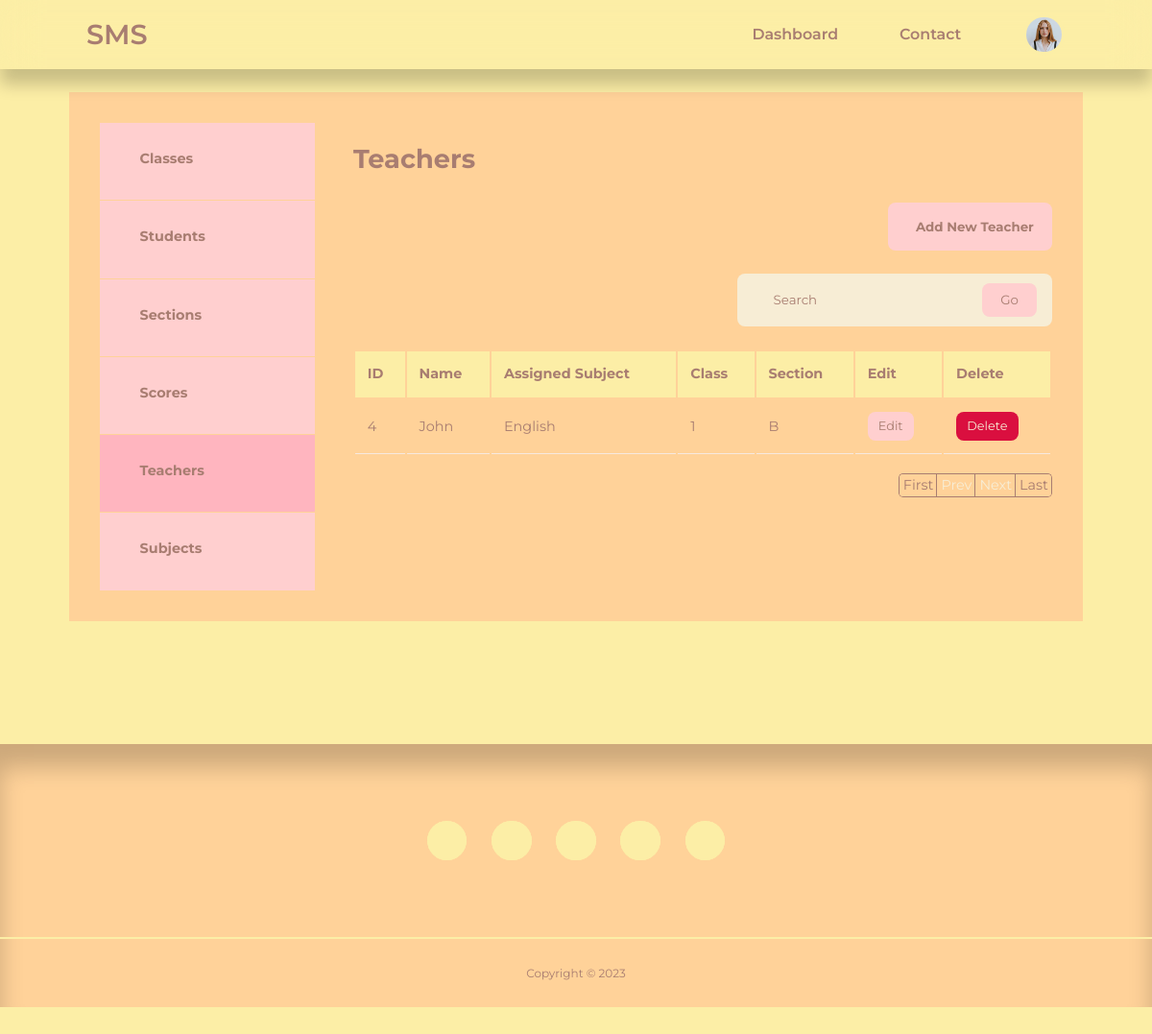
Screenshot of /admin/teachers.php (signed in) with the database file from the repository.
### tables this page shows
CREATE TABLE `sms_user` (
  `id` int(11) UNSIGNED NOT NULL,
  `firstname` varchar(50) NOT NULL,
  `lastname` varchar(50) NOT NULL,
  `username` varchar(50) NOT NULL,
  `email` varchar(100) NOT NULL,
  `password` varchar(255) NOT NULL,
  `avatar` varchar(255) NOT NULL,
  `is_admin` tinyint(1) NOT NULL
);

CREATE TABLE `sms_teacher` (
  `teacher_id` int(11) UNSIGNED NOT NULL,
  `firstname` varchar(50) DEFAULT NULL,
  `lastname` varchar(50) NOT NULL,
  `gender` varchar(50) NOT NULL,
  `subject` varchar(255) DEFAULT NULL,
  `class` varchar(50) DEFAULT NULL,
  `section` varchar(50) DEFAULT NULL,
  `admission_date` date NOT NULL,
  `dob` date NOT NULL,
  `email` varchar(100) NOT NULL,
  `mobile` int(11) UNSIGNED NOT NULL,
  `current_address` text NOT NULL,
  `photo` varchar(255) NOT NULL
);

### admin/partials/header.php (called while the page is built, shortened)
<?php
require '../partials/header.php';

### admin/teachers.php (the view, shortened to what this page needs)
<?php
include 'partials/header.php';
$sql = "SELECT teacher_id, firstname, subject, class, section, email FROM sms_teacher
ORDER BY teacher_id";
$no_of_teachers = mysqli_query($connection, $sql);
?>
<section class="dashboard">
    <div class="container dashboard__container">
        <aside>
            <ul>
				<li><a href="classes.php"><i class="uil uil-presentation-edit"></i>
                    <h5>Classes</h5>
                </a></li>
                <li><a href="students.php"><i class="uil uil-users-alt"></i>
                    <h5>Students</h5>
                </a></li>
                <li><a href="sections.php"><i class="uil uil-building"></i>
                    <h5>Sections</h5>
                </a></li>
                <li><a href="scores.php"><i class="uil uil-edit"></i>
                    <h5>Scores</h5>
                </a></li>
                <li><a href="teachers.php" class="active"><i class="uil uil-users-alt"></i>
                    <h5>Teachers</h5>
                </a></li>
                <li><a href="subjects.php"><i class="uil uil-edit"></i>
                    <h5>Subjects</h5>
                </a></li>
            </ul>
        </aside>
        <main>
            <h2>Teachers</h2>
            <div class="utilities-container">
                <p>
                    <?php if(isset($_SESSION['user_is_admin'])): ?>
                    <button name="teacher-pop-up" class="btnLogin-popup"><i class="uil uil-user-plus"></i>Add New Teacher</button>
                    <?php endif ?>
                    <form class="search__bar-container" action="<?= ROOT_URL ?>admin/teacher-search-logic.php" method="GET">
                    <div class="search-bar">
                        <input type="search" name="teacher-search" placeholder="Search">
                    </div>
                    <button type="submit" name="submit" class="btn">Go</button>
                    </form>
                </p>
            </div>
            <?php if(mysqli_num_rows($no_of_teachers) > 0) : ?>
            <table>
                <thead>
                    <tr>
                        <th>ID</th>
						<th>Name</th>
                        <th>Assigned Subject</th>
						<th>Class</th>
						<th>Section</th>
                        <?php if(isset($_SESSION['user_is_admin'])): ?>
						<th>Edit</th>
                        <th>Delete</th>
                        <?php endif ?>
                    </tr>
                </thead>
                <tbody>
                <?php
                if (isset($_GET['pageno'])) {
                    $pageno = $_GET['pageno'];
                } else {
                    $pageno = 1;
                }
                $no_of_records_per_page = 10;
                $offset = ($pageno-1) * $no_of_records_per_page;
                $total_pages_sql = "SELECT COUNT(*) FROM sms_teacher";
                $result = mysqli_query($connection, $total_pages_sql);
                $total_rows = mysqli_fetch_array($result)[0];
                $total_pages = ceil($total_rows / $no_of_records_per_page);
                $query = "SELECT teacher_id, firstname, subject, class, section, email FROM sms_teacher
                ORDER BY teacher_id LIMIT $offset, $no_of_records_per_page";
                $teachers = mysqli_query($connection, $query);
                ?>
                <?php while($teacher = mysqli_fetch_array($teachers)) : ?>
                    <tr>
                        <td><?= $teacher['teacher_id'] ?></td>
						<td><?= $teacher['firstname'] ?></td>
                        <td><?= $teacher['subject'] ?></td>
						<td><?= $teacher['class'] ?></td>
						<td><?= $teacher['section'] ?></td>
                        <?php if(isset($_SESSION['user_is_admin'])): ?>
                            <td><a href="<?= ROOT_URL ?>admin/edit-teacher.php?email=<?= $teacher['email']?>" class="btn sm">Edit</a></td>
                            <td><a href="<?= ROOT_URL ?>admin/delete-teacher.php?email=<?= $teacher['email']?>" class="btn sm danger">Delete</a></td>
                        <?php endif ?>
                    </tr>
                    <?php endwhile ?>
                </tbody>
            </table>
            <?php else : ?>
                <div class="alert__message error search"><?= "No teacher found." ?></div>
            <?php endif ?>
            <ul class="pagination">
                <li><a href="?pageno=1">First</a></li>
                <li class="<?php if($pageno <= 1){ echo 'disabled'; } ?>">
                    <a href="<?php if($pageno <= 1){ echo '#'; } else { echo "?pageno=".($pageno - 1); } ?>">Prev</a>
                </li>
                <li class="<?php if($pageno >= $total_pages){ echo 'disabled'; } ?>">
                    <a href="<?php if($pageno >= $total_pages){ echo '#'; } else { echo "?pageno=".($pageno + 1); } ?>">Next</a>
                </li>
                <li><a href="?pageno=<?php echo $total_pages; ?>">Last</a></li>
            </ul>
        </main>
    </div>
</section>
<?php
include '../partials/footer.php';
?>

### partials/header.php (shortened to what this page needs)
<?php
require 'config/database.php';
if(isset($_SESSION['user-id'])) {
    $id = filter_var($_SESSION['user-id'], FILTER_SANITIZE_NUMBER_INT);
    $query = "SELECT avatar FROM sms_user WHERE id = $id";
    $result = mysqli_query($connection, $query);
    $avatar = mysqli_fetch_assoc($result);
}
?>
<!DOCTYPE html>
<html lang=""en>
    <head>
        <link rel="stylesheet" href="<?= ROOT_URL ?>/css/style.css?v=<?php echo time(); ?>">
        <link rel="stylesheet" href="https://unicons.iconscout.com/release/v4.0.0/css/line.css">
    </head>
    <body>
        <nav>
            <div class="container nav__container">
                <a href="<?= ROOT_URL ?>" class="nav__logo">SMS</a>
                <ul class="nav__items">
                    <li><a href="<?= ROOT_URL ?>admin/students.php">Dashboard</a></li>
                    <li><a href="<?= ROOT_URL ?>contact.php">Contact</a></li>
                    <?php if(isset($_SESSION['user-id'])): ?>
                    <li class="nav__profile">
                        <div class="avatar">
                           <img src="<?= ROOT_URL . 'images/' . $avatar['avatar'] ?>">
                        </div>
                    </li>
                    <?php else : ?>
                    <li><a href="<?= ROOT_URL ?>signin.php">Sign In</a></li>
                    <?php endif ?>
                </ul>
            </div>
        </nav>

### rows the page displays
sms_user: avatar (picture)
sms_teacher: teacher_id "4", firstname "John", subject "English", class "1", section "B"
